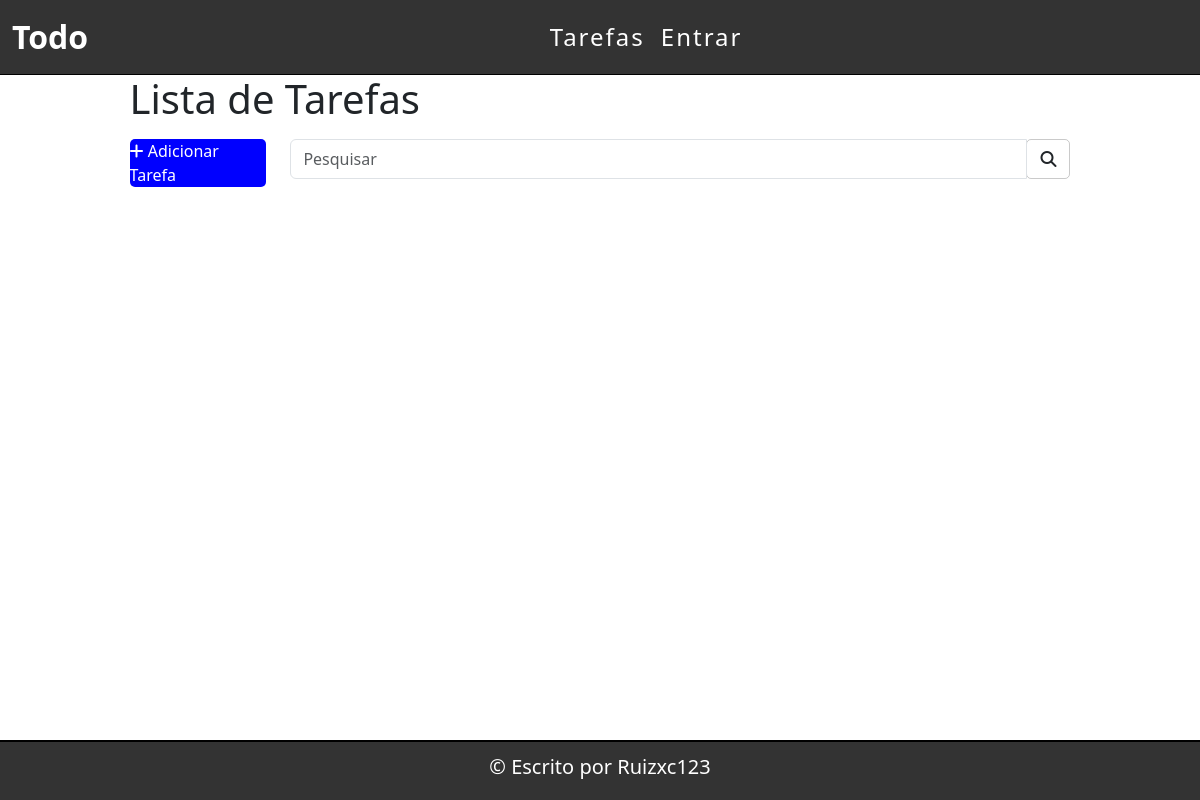
Before: / with the older database file.
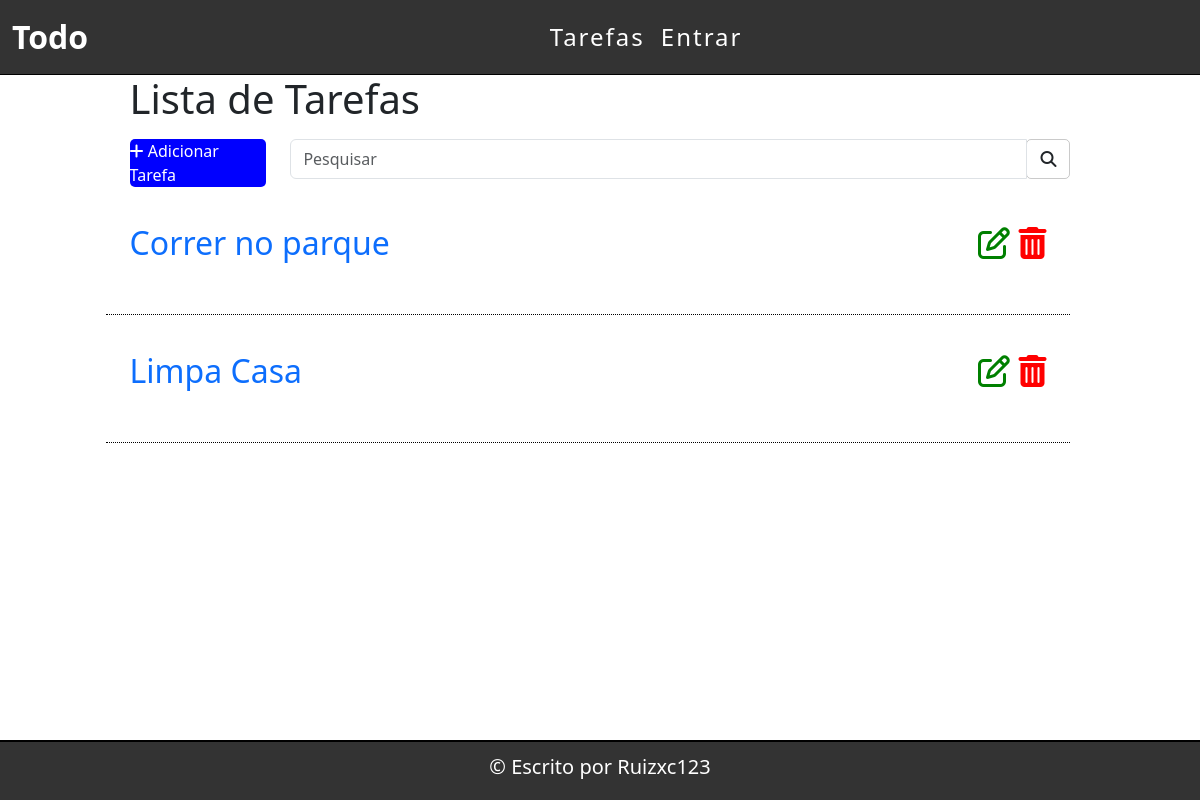
After: the same page with the newer database file.
### tarefas/models.py (models this page shows, shortened)
class Tarefa(models.Model):
    titulo = models.CharField(max_length=255)
    descricao = models.TextField()
    created_at = models.DateTimeField(auto_now_add=True)
    update_at = models.DateTimeField(auto_now_add=True)

### tarefas/views.py (the view)
# urls.py: path('', views.inicio, name='inicio'),
def inicio(request):
    tarefas_list = Tarefa.objects.all().order_by('-created_at')
    return render(request, 'tarefas/index.html', {'var_tarefas': tarefas_list})

### templates/tarefas/index.html (shortened to what this page needs)
{% extends 'base.html' %}
{% block content %}
<div class="list-div">
    <h1>Lista de Tarefas</h1>
    <div class="row barra">
        <div class="col-sm-2">
            <a id="add-button" href="novaTarefa/">
                <div class="add-div">
                    <i class="fa fa-plus"></i> Adicionar Tarefa
                </div>
            </a>
        </div>
        <div class="col-sm-10">
            <form method="get" id="search-form">
                <div class="input-group">
                    <input type="text" class="form-control" placeholder="Pesquisar" name="search" value="">
                    <div class="input-group-btn">
                        <button class="btn btn-default" id="search-btn" type="submit">
                            <i class="fa fa-search"></i>
                        </button>
                    </div>
                </div>
            </form>
        </div>
        {% for tarefa in var_tarefas %}
        <div class="row item">
            <div class="col-sm-10">
                <span>
                    <a class="link" href="/tarefa/{{tarefa.id}}">{{tarefa.titulo}}</a>
                </span>
            </div>
            <div class="col-sm-2 icones">
                <span><i class="fa fa-edit"></i></span>
                <span><i class="fa fa-trash "></i></span>
            </div>
        </div>
        {% endfor %}
    </div>
    {% endblock %}

### templates/base.html (shortened to what this page needs)
{% load static %}
<!DOCTYPE html>
<html lang="pt-br">
<head>
    <link href="https://cdn.jsdelivr.net/npm/bootstrap@5.3.3/dist/css/bootstrap.min.css" rel="stylesheet">
    <link rel="stylesheet" href="{% static '/css/style.css' %}">
</head>
<body>
    <header>
        <nav class="navbar navbar-expand-sm navbar-dark bg-dark">
            <div class="container-fluid">
                <a class="navbar-brand" href="/">Todo</a>
                <div class="collapse navbar-collapse" id="mynavbar">
                    <ul class="navbar-nav me-auto">
                        <li class="nav-item">
                            <a class="nav-link" href="javascript:void(0)">Tarefas</a>
                        </li>
                        <li class="nav-item">
                            <a class="nav-link" href="javascript:void(0)">Entrar</a>
                        </li>
                    </ul>
                </div>
            </div>
        </nav>
    </header>
    <main class="container-fluid">
{% block content %}
{% endblock %}
    </main>
    <footer class="fixed-bottom text-center">
        <h5>&copy; Escrito por Ruizxc123</h5>
    </footer>
</body>
</html>

### tarefas/static/css/style.css (style rules this page uses)
body { margin: 0 !important; padding: 0 !important; }
.navbar { background-color: #333 !important; border-bottom: 1px solid black !important; }
.navbar-nav { margin: auto !important; }
.navbar-brand { font-weight: bold !important; font-size: 2em !important; }
.nav-link { color: white; font-size: 1.5em !important; letter-spacing: 2px; }
.list-div { margin-left: 10% !important; margin-right: 10% !important; }
.add-div { background: blue !important; color: white !important; border-radius: 5px !important; padding: 0.5 !important; }
#add-button { text-decoration: none !important; margin: 0 !important; padding: 0 !important; }
.barra { margin-top: 1em !important; }
.input-group-btn { border: 1px solid rgba(0, 0, 0, 0.206) !important; border-radius: 5px !important; }
.item { border-bottom: 1px dotted black !important; height: 3em !important; font-size: 2em !important; margin-top: 1em !important; }
.icones { text-align: end !important; }
.fa.fa-edit { color: green !important; }
.fa.fa-trash { color: red !important; }
.link { text-decoration: none !important; }
footer { background-color: #333 !important; border-top: 2px solid black !important; color: white !important; padding: 0.8em !important; }

Changed rows visible on the page:
added Tarefa: titulo "Correr no parque"
added Tarefa: titulo "Limpa Casa"
